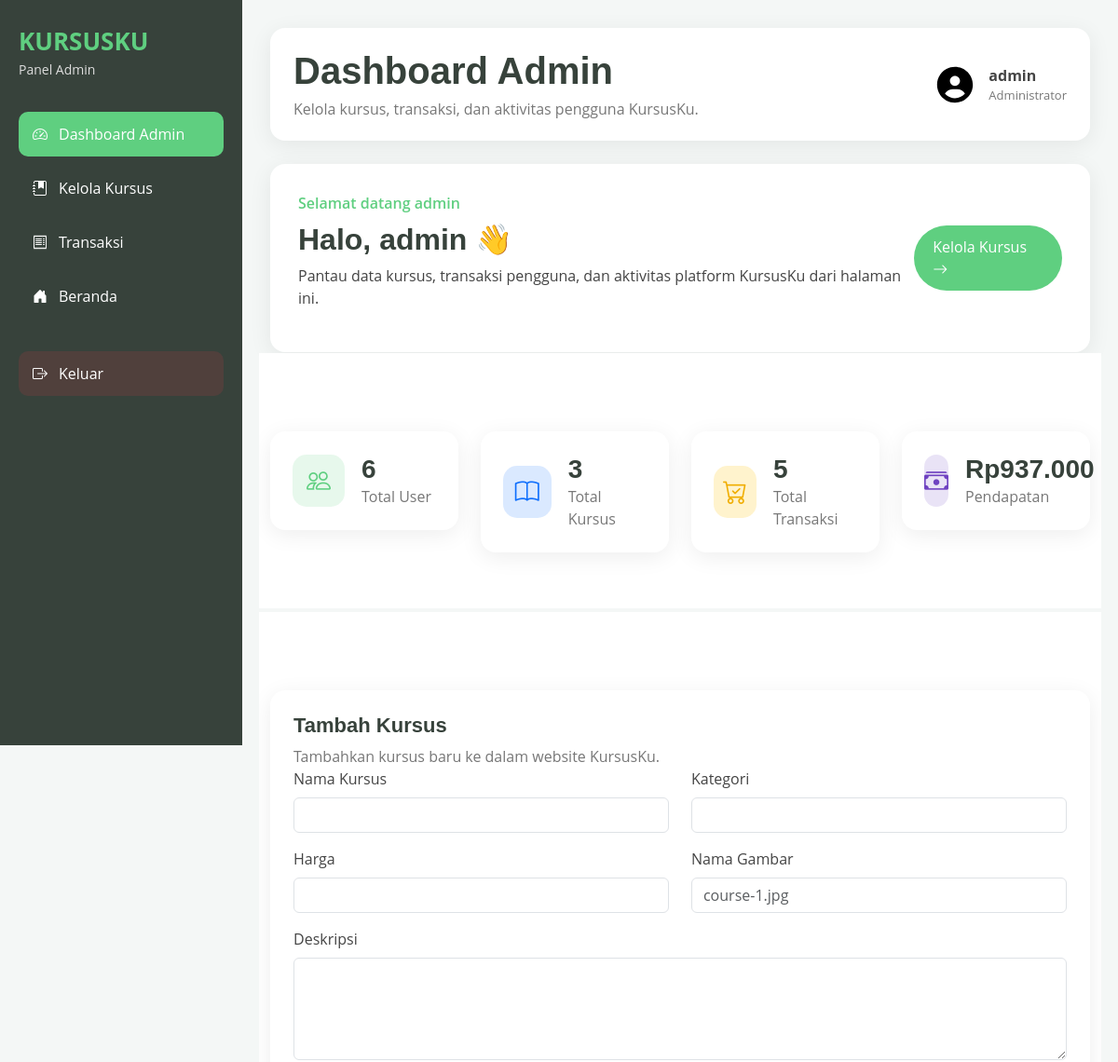
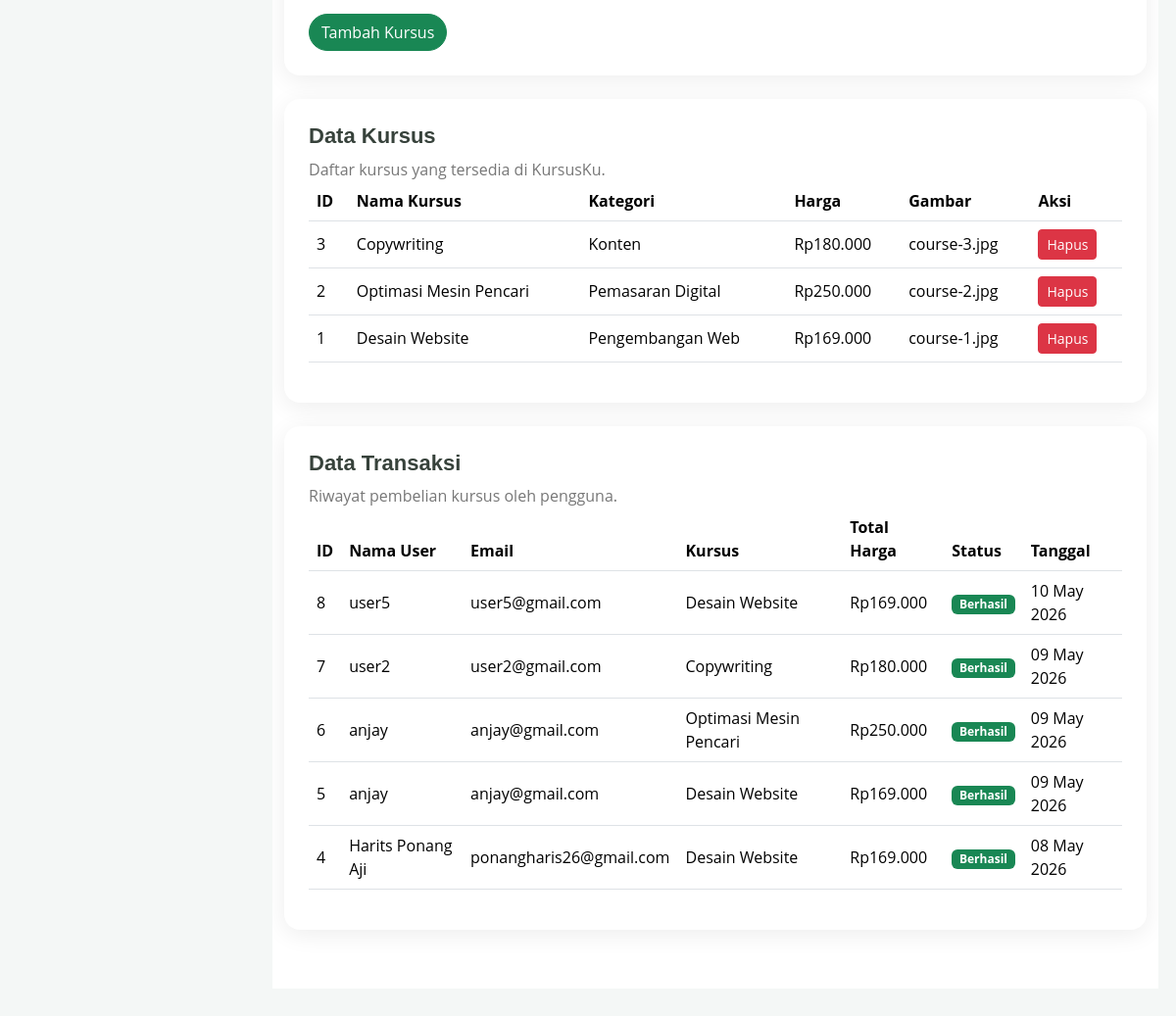
/admin-dashboard.php (signed in), run on the app's committed database (2 pictures, top to bottom).
### tables this page shows
CREATE TABLE `courses` (
  `id` int(11) NOT NULL,
  `nama_kursus` varchar(150) NOT NULL,
  `kategori` varchar(100) NOT NULL,
  `harga` int(11) NOT NULL,
  `deskripsi` text NOT NULL,
  `gambar` varchar(255) NOT NULL,
  `created_at` timestamp NOT NULL DEFAULT CURRENT_TIMESTAMP,
  `durasi_jam` int(11) NOT NULL DEFAULT '0'
);

CREATE TABLE `transactions` (
  `id` int(11) NOT NULL,
  `user_id` int(11) NOT NULL,
  `course_id` int(11) NOT NULL,
  `total_harga` int(11) NOT NULL,
  `status` varchar(50) NOT NULL DEFAULT 'Berlangganan',
  `tanggal` timestamp NOT NULL DEFAULT CURRENT_TIMESTAMP
);

CREATE TABLE `users` (
  `id` int(11) NOT NULL,
  `nama` varchar(100) NOT NULL,
  `email` varchar(100) NOT NULL,
  `password` varchar(255) NOT NULL,
  `created_at` timestamp NOT NULL DEFAULT CURRENT_TIMESTAMP,
  `foto` varchar(255) DEFAULT 'profile-default.png',
  `role` varchar(20) DEFAULT 'user'
);

### admin-dashboard.php (the view, shortened to what this page needs)
<?php
include "config.php";
$nama = $_SESSION["nama"];
$userId = (int) $_SESSION["id"];
$queryFoto = mysqli_query($conn, "
  SELECT foto FROM users
  WHERE id=$userId
");
$dataFoto = mysqli_fetch_assoc($queryFoto);
$fotoUser = "profile-default.png";
if ($dataFoto && !empty($dataFoto["foto"])) {
  $fotoUser = $dataFoto["foto"];
}
if (!file_exists("assets/uploads/" . $fotoUser)) {
  $fotoUser = "profile-default.png";
}
if (
    $fotoUser != "default-user.svg" &&
    !file_exists("assets/uploads/" . $fotoUser)
  ) {
    $fotoUser = "default-user.svg";
}
$totalUsers = mysqli_num_rows(
  mysqli_query($conn, "SELECT * FROM users WHERE role = 'user'")
);
$totalCourses = mysqli_num_rows(
  mysqli_query($conn, "SELECT * FROM courses")
);
$totalTransactions = mysqli_num_rows(
  mysqli_query($conn, "SELECT * FROM transactions")
);
$queryPendapatan = mysqli_query($conn, "
  SELECT SUM(total_harga) AS total_pendapatan
  FROM transactions
");
$dataPendapatan = mysqli_fetch_assoc($queryPendapatan);
$totalPendapatan = $dataPendapatan["total_pendapatan"] ? $dataPendapatan["total_pendapatan"] : 0;
$courses = mysqli_query($conn, "
  SELECT * FROM courses
  ORDER BY id DESC
");
$transactions = mysqli_query($conn, "
  SELECT
    transactions.*,
    users.nama,
    users.email,
    courses.nama_kursus
  FROM transactions
  JOIN users ON transactions.user_id = users.id
  JOIN courses ON transactions.course_id = courses.id
  ORDER BY transactions.tanggal DESC
");
?>
<!doctype html>
<html lang="id">
<head>
  <link href="https://cdn.jsdelivr.net/npm/bootstrap@5.3.3/dist/css/bootstrap.min.css" rel="stylesheet">
  <link href="https://cdn.jsdelivr.net/npm/bootstrap-icons@1.13.1/font/bootstrap-icons.min.css" rel="stylesheet">
  <link rel="stylesheet" href="assets/css/main.css">
  <link rel="stylesheet" href="assets/css/dashboard.css">
</head>
<body class="dashboard-page">
  <div class="dashboard-wrapper">
    <aside class="dashboard-sidebar" id="sidebar">
      <div class="sidebar-brand">
        <a href="index.php">KURSUSKU</a>
        <span>Panel Admin</span>
      </div>
      <nav class="sidebar-menu">
        <a href="admin-dashboard.php" class="active">
          <i class="bi bi-speedometer2"></i>
          <span>Dashboard Admin</span>
        </a>
        <a href="#data-kursus">
          <i class="bi bi-journal-bookmark-fill"></i>
          <span>Kelola Kursus</span>
        </a>
        <a href="#data-transaksi">
          <i class="bi bi-receipt"></i>
          <span>Transaksi</span>
        </a>
        <a href="index.php">
          <i class="bi bi-house-door-fill"></i>
          <span>Beranda</span>
        </a>
        <a href="logout.php" class="logout-link">
          <i class="bi bi-box-arrow-right"></i>
          <span>Keluar</span>
        </a>
      </nav>
    </aside>
    <div class="dashboard-main">
      <header class="dashboard-topbar">
        <div>
          <h1>Dashboard Admin</h1>
          <p>Kelola kursus, transaksi, dan aktivitas pengguna KursusKu.</p>
        </div>
        <div class="topbar-user">
          <div class="user-avatar">
            <img
              src="assets/uploads/<?php echo $fotoUser; ?>"
              alt="Foto Profil">
          </div>
          <div class="user-info">
            <strong><?php echo htmlspecialchars($nama); ?></strong>
            <span>Administrator</span>
          </div>
        </div>
      </header>
      <section class="welcome-card">
        <div>
          <span class="welcome-label">
            Selamat datang admin
          </span>
          <h2>
            Halo, <?php echo htmlspecialchars($nama); ?> 👋
          </h2>
          <p>
            Pantau data kursus, transaksi pengguna, dan aktivitas platform KursusKu dari halaman ini.
          </p>
        </div>
        <a href="#data-kursus" class="welcome-button">
          Kelola Kursus
          <i class="bi bi-arrow-right"></i>
        </a>
      </section>
      <section class="row g-4 stats-section">
        <div class="col-xl-3 col-md-6">
          <div class="stat-card">
            <div class="stat-icon green">
              <i class="bi bi-people"></i>
            </div>
            <div>
              <h3><?php echo $totalUsers; ?></h3>
              <p>Total User</p>
            </div>
          </div>
        </div>
        <div class="col-xl-3 col-md-6">
          <div class="stat-card">
            <div class="stat-icon blue">
              <i class="bi bi-book"></i>
            </div>
            <div>
              <h3><?php echo $totalCourses; ?></h3>
              <p>Total Kursus</p>
            </div>
          </div>
        </div>
        <div class="col-xl-3 col-md-6">
          <div class="stat-card">
            <div class="stat-icon orange">
              <i class="bi bi-cart-check"></i>
            </div>
            <div>
              <h3><?php echo $totalTransactions; ?></h3>
              <p>Total Transaksi</p>
            </div>
          </div>
        </div>
        <div class="col-xl-3 col-md-6">
          <div class="stat-card">
            <div class="stat-icon purple">
              <i class="bi bi-cash-stack"></i>
            </div>
            <div>
              <h3>Rp<?php echo number_format($totalPendapatan, 0, ',', '.'); ?></h3>
              <p>Pendapatan</p>
            </div>
          </div>
        </div>
      </section>
      <section class="row g-4 mt-1">
        <div class="col-lg-12">
                <div class="dashboard-card mb-4" id="tambah-kursus">
                <div class="card-heading">
                    <div>
                    <h3>Tambah Kursus</h3>
                    <p>Tambahkan kursus baru ke dalam website KursusKu.</p>
                    </div>
                </div>
                <form method="POST">
                    <div class="row">
                    <div class="col-md-6 mb-3">
                        <label class="form-label">Nama Kursus</label>
                        <input type="text" name="nama_kursus" class="form-control" required>
                    </div>
                    <div class="col-md-6 mb-3">
                        <label class="form-label">Kategori</label>
                        <input type="text" name="kategori" class="form-control" required>
                    </div>
                    <div class="col-md-6 mb-3">
                        <label class="form-label">Harga</label>
                        <input type="number" name="harga" class="form-control" required>
                    </div>
                    <div class="col-md-6 mb-3">
                        <label class="form-label">Nama Gambar</label>
                        <input type="text" name="gambar" class="form-control" placeholder="course-1.jpg" required>
                    </div>
                    <div class="col-md-12 mb-3">
                        <label class="form-label">Deskripsi</label>
                        <textarea name="deskripsi" class="form-control" rows="4" required></textarea>
                    </div>
                    </div>
                    <button type="submit" class="btn btn-success rounded-pill">
                    Tambah Kursus
                    </button>
                </form>
            </div>
          <div class="dashboard-card" id="data-kursus">
            <div class="card-heading">
              <div>
                <h3>Data Kursus</h3>
                <p>Daftar kursus yang tersedia di KursusKu.</p>
              </div>
            </div>
            <div class="table-responsive">
              <table class="table align-middle dashboard-table">
                <thead>
                  <tr>
                    <th>ID</th>
                    <th>Nama Kursus</th>
                    <th>Kategori</th>
                    <th>Harga</th>
                    <th>Gambar</th>
                    <th>Aksi</th>
                  </tr>
                </thead>
                <tbody>
                  <?php if (mysqli_num_rows($courses) > 0) : ?>
                    <?php while ($course = mysqli_fetch_assoc($courses)) : ?>
                      <tr>
                        <td><?php echo $course["id"]; ?></td>
                        <td><?php echo htmlspecialchars($course["nama_kursus"]); ?></td>
                        <td><?php echo htmlspecialchars($course["kategori"]); ?></td>
                        <td>
                          Rp<?php echo number_format($course["harga"], 0, ',', '.'); ?>
                        </td>
                        <td><?php echo htmlspecialchars($course["gambar"]); ?></td>
                        <td>
                          <a
                            href="admin-delete-course.php?id=<?php echo $course['id']; ?>"
                            class="btn btn-sm btn-danger"
                            onclick="return confirm('Yakin ingin menghapus kursus ini?')">
                            Hapus
                          </a>
                        </td>
                      </tr>
                    <?php endwhile; ?>
                  <?php endif; ?>
                </tbody>
              </table>
            </div>
          </div>
        </div>
        <div class="col-lg-12">
          <div class="dashboard-card" id="data-transaksi">
            <div class="card-heading">
              <div>
                <h3>Data Transaksi</h3>
                <p>Riwayat pembelian kursus oleh pengguna.</p>
              </div>
            </div>
            <div class="table-responsive">
              <table class="table align-middle dashboard-table">
                <thead>
                  <tr>
                    <th>ID</th>
                    <th>Nama User</th>
                    <th>Email</th>
                    <th>Kursus</th>
                    <th>Total Harga</th>
                    <th>Status</th>
                    <th>Tanggal</th>
                  </tr>
                </thead>
                <tbody>
                  <?php if (mysqli_num_rows($transactions) > 0) : ?>
                    <?php while ($trx = mysqli_fetch_assoc($transactions)) : ?>
                      <tr>
                        <td><?php echo $trx["id"]; ?></td>
                        <td><?php echo htmlspecialchars($trx["nama"]); ?></td>
                        <td><?php echo htmlspecialchars($trx["email"]); ?></td>
                        <td><?php echo htmlspecialchars($trx["nama_kursus"]); ?></td>
                        <td>
                          Rp<?php echo number_format($trx["total_harga"], 0, ',', '.'); ?>
                        </td>
                        <td>
                          <span class="badge text-bg-success">
                            <?php echo htmlspecialchars($trx["status"]); ?>
                          </span>
                        </td>
                        <td>
                          <?php echo date("d M Y", strtotime($trx["tanggal"])); ?>
                        </td>
                      </tr>
                    <?php endwhile; ?>
                  <?php endif; ?>
                </tbody>
              </table>
            </div>
          </div>
        </div>
      </section>
    </div>
  </div>
</body>
</html>

### css/main.css (style rules this page uses)
:root { --default-font: "Open Sans", system-ui, -apple-system, "Segoe UI", Roboto, "Helvetica Neue", Arial, "Noto Sans", "Liberation Sans", sans-serif, "Apple Color Emoji", "Segoe UI Emoji", "Segoe UI Symbol", "Noto Color Emoji"; --heading-font: "Raleway", sans-serif; --nav-font: "Poppins", sans-serif; }
:root { --background-color: #ffffff; --default-color: #444444; --heading-color: #37423b; --accent-color: #5fcf80; --surface-color: #ffffff; --contrast-color: #ffffff; }
:root { --nav-color: #272828; --nav-hover-color: #5fcf80; --nav-mobile-background-color: #ffffff; --nav-dropdown-background-color: #ffffff; --nav-dropdown-color: #272828; --nav-dropdown-hover-color: #5fcf80; }
:root { scroll-behavior: smooth; }
body { color: var(--default-color); background-color: var(--background-color); font-family: var(--default-font); }
a { color: var(--accent-color); text-decoration: none; transition: 0.3s; }
h1, h2, h3, h4, h5, h6 { color: var(--heading-color); font-family: var(--heading-font); }
section, .section { color: var(--default-color); background-color: var(--background-color); padding: 60px 0; scroll-margin-top: 900px; overflow: clip; }

### css/dashboard.css (style rules this page uses)
body.dashboard-page { margin: 0; background: #f4f7f6; font-family: var(--default-font); }
.dashboard-wrapper { display: flex; min-height: 100vh; }
.dashboard-sidebar { width: 260px; min-height: 100vh; background: #37423b; padding: 25px 20px; position: fixed; left: 0; top: 0; }
.sidebar-brand { margin-bottom: 35px; }
.sidebar-brand a { color: #5fcf80; font-size: 26px; font-weight: 700; }
.sidebar-brand span { display: block; color: #ddd; font-size: 14px; }
.sidebar-menu { display: flex; flex-direction: column; gap: 10px; }
.sidebar-menu a { color: #fff; padding: 12px 15px; border-radius: 10px; display: flex; gap: 12px; align-items: center; }
.sidebar-menu a:hover, .sidebar-menu a.active { background: #5fcf80; color: #fff; }
.logout-link { margin-top: 25px; background: rgba(220, 53, 69, 0.15); }
.dashboard-main { margin-left: 260px; width: calc(100% - 260px); padding: 30px; }
.dashboard-topbar, .welcome-card, .stat-card, .dashboard-card { background: #fff; border-radius: 16px; box-shadow: 0 5px 25px rgba(0,0,0,0.07); }
.dashboard-topbar { padding: 22px 25px; margin-bottom: 25px; display: flex; justify-content: space-between; align-items: center; }
.dashboard-topbar h1 { margin: 0; font-weight: 700; }
.dashboard-topbar p { margin: 5px 0 0; color: #777; }
.topbar-user { display: flex; align-items: center; gap: 12px; }
.user-avatar { width: 48px; height: 48px; border-radius: 50%; overflow: hidden; flex-shrink: 0; background: transparent; }
.user-avatar img { width: 100%; height: 100%; object-fit: cover; border-radius: 50%; display: block; }
.user-info span { display: block; font-size: 13px; color: #777; }
.welcome-card { padding: 30px; margin-bottom: 25px; display: flex; justify-content: space-between; align-items: center; }
.welcome-label { color: #5fcf80; font-weight: 600; }
.welcome-card h2 { margin-top: 8px; font-weight: 700; }
.welcome-button { background: #5fcf80; color: #fff; padding: 11px 20px; border-radius: 50px; }
.stat-card { padding: 24px; display: flex; align-items: center; gap: 18px; }
.stat-icon { width: 56px; height: 56px; border-radius: 15px; display: flex; align-items: center; justify-content: center; }
.stat-icon i { font-size: 26px; }
.stat-icon.green { background: rgba(95, 207, 128, 0.15); color: #5fcf80; }
.stat-icon.blue { background: rgba(13, 110, 253, 0.15); color: #0d6efd; }
.stat-icon.orange { background: rgba(255, 193, 7, 0.2); color: #f0ad00; }
.stat-icon.purple { background: rgba(111, 66, 193, 0.15); color: #6f42c1; }
.stat-card h3 { margin: 0; font-weight: 700; }
.stat-card p { margin: 0; color: #777; }
.dashboard-card { padding: 25px; }
.card-heading { display: flex; justify-content: space-between; align-items: center; }
.card-heading h3 { font-size: 22px; font-weight: 700; }
.card-heading p { color: #777; margin: 0; }

### data on the page
courses: id "3", nama_kursus "Copywriting", kategori "Konten", harga "180.000", gambar "course-3.jpg"
courses: id "2", nama_kursus "Optimasi Mesin Pencari", kategori "Pemasaran Digital", harga "250.000", gambar "course-2.jpg"
courses: id "1", nama_kursus "Desain Website", kategori "Pengembangan Web", harga "169.000", gambar "course-1.jpg"
transactions: id "8", user.nama "user5", user.email "user5@gmail.com", course.nama_kursus "Desain Website", total_harga "169.000", status "Berhasil", tanggal "10 May 2026"
transactions: id "7", user.nama "user2", user.email "user2@gmail.com", course.nama_kursus "Copywriting", total_harga "180.000", status "Berhasil", tanggal "09 May 2026"
transactions: id "6", user.nama "anjay", user.email "anjay@gmail.com", course.nama_kursus "Optimasi Mesin Pencari", total_harga "250.000", status "Berhasil", tanggal "09 May 2026"
transactions: id "5", user.nama "anjay", user.email "anjay@gmail.com", course.nama_kursus "Desain Website", total_harga "169.000", status "Berhasil", tanggal "09 May 2026"
transactions: id "4", user.nama "Harits Ponang Aji", user.email "ponangharis26@gmail.com", course.nama_kursus "Desain Website", total_harga "169.000", status "Berhasil", tanggal "08 May 2026"

### other printed values
$nama "admin"
$totalUsers "6"
$totalCourses "3"
$totalTransactions "5"
$totalPendapatan "937.000"
